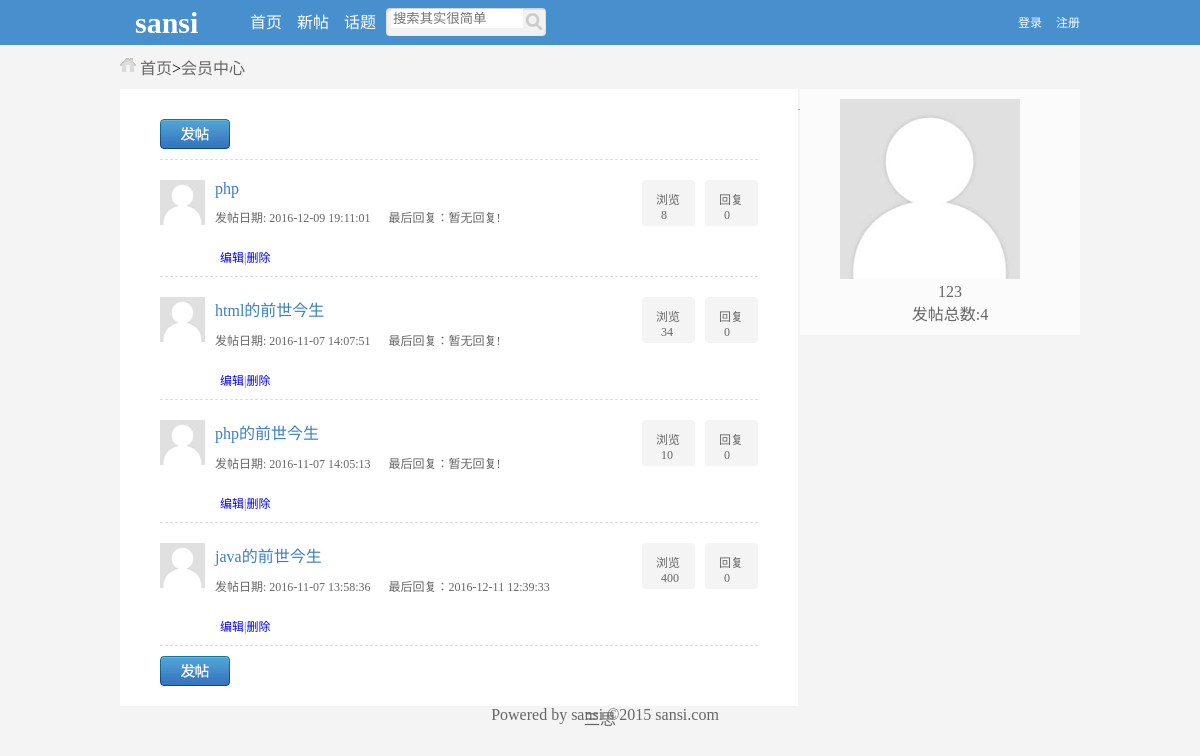
Page /front/member.php?memberid=8 on the committed database.
### tables this page shows
CREATE TABLE `sansi_content` (
  `id` int(10) UNSIGNED NOT NULL COMMENT '帖子的id',
  `son_id` int(10) UNSIGNED NOT NULL COMMENT '子板块id',
  `title` varchar(255) NOT NULL COMMENT '帖子标题',
  `content` text NOT NULL COMMENT '帖子内容',
  `time` datetime NOT NULL COMMENT '发帖时间',
  `member_id` int(11) NOT NULL COMMENT '会员id',
  `times` int(10) UNSIGNED NOT NULL DEFAULT '0' COMMENT '帖子浏览次数'
);

CREATE TABLE `sansi_members` (
  `id` int(10) UNSIGNED NOT NULL COMMENT '会员id号',
  `name` varchar(30) NOT NULL COMMENT '会员登录账号',
  `pwd` varchar(32) NOT NULL COMMENT '会员登录密码',
  `photo` blob,
  `register_time` datetime NOT NULL COMMENT '注册时间',
  `last_time` datetime NOT NULL COMMENT '最后登录时间'
);

### front/father.list.page.php (called while the page is built, shortened)
<?php
function pageList($page_count,$pageSize,$btn_num=3,$page='page'){
    $num = ceil($page_count/$pageSize);
    $array = parse_url($_SERVER['REQUEST_URI']);
    if(isset($array['query'])){
        parse_str($array['query'],$arr_query);
        unset($arr_query[$page]);
        if(empty($arr_query)){
            $url = "{$array['path']}?$page=";
        }else{
            $str = http_build_query($arr_query);
            $url = "{$array['path']}?{$str}&$page=";
        }
    }else{
        $url = "{$array['path']}?$page=";
    }
    $start = ($_GET[$page]-1)*$pageSize;
    $limit = "limit {$start},{$pageSize}";
    $html = '';
if($btn_num >= $num){
    for($i=1;$i<=$num;$i++){
        if($i==$_GET[$page]){
            $html[$i] = "<span class='spandown'>$i </span>";
        }else{
            $html[$i] = "<a href='{$url}{$i}'>$i</a> ";
        }
    }
    }
    $html = implode(' ',$html);
    $date = array('html'=>$html,'limit'=>$limit);
    return $date;
}
?>

### front/member.php (the view, shortened to what this page needs)
<?php
$link = new PDO('mysql:host=localhost;dbname=sansi_admin','root','123456');
    $sql = "select * from sansi_members WHERE id={$_GET['memberid']}";
    $rel = $link->query($sql);
    foreach($rel as $memberrel){
    }
include_once 'header.inc.php';
$sqlcontent = "SELECT COUNT(*) FROM sansi_content WHERE member_id={$_GET['memberid']}";
$res = $link->query($sqlcontent);
$all_count = $res->fetchColumn();
?>
<div class="banner">
    <a href="index.php" class="yy">首页</a>&gt;<a class="tow">会员中心</a>
</div>
<div class="box_content">
    <div class="content1">
        <div class="pages">
            <a href="publish.php" target="_blank" class="publish btns"></a>
                <?php
                include_once 'father.list.page.php';
                $date = pageList($all_count,10,5);
                ?>
        </div>
        <?php
        $content_sql = "select * from sansi_content WHERE member_id={$_GET['memberid']} ORDER BY time DESC {$date['limit']}";
        $content_query = $link->query($content_sql);
        foreach($content_query as $date_content){
        $sqlnunm = "select COUNT(*) from sansi_reply WHERE content_id={$_GET['memberid']}";
        $numrel = $link->query($sqlnunm);
        $num = $numrel->fetchColumn();
        ?>
        <ul class="content_list">
            <li>
                <a href="member.php?memberid=<?php echo $_GET['memberid']; ?>"><img style="width: 45px;" src="<?php if(!$memberrel['photo'] == ''){echo $memberrel['photo']; }else{echo './style/photo.jpg';} ?>"></a>
                <a href="content_show.php?contentid=<?php echo $date_content['id']; ?>" target="_blank" class="a2"><?php echo $date_content['title']; ?></a>
                <p class="p1">回复<span><?php echo $num; ?></span></p>
                <p class="p2">浏览<span><?php echo $date_content['times']; ?></span></p>
                <p class="div_down">发帖日期: <?php echo $date_content['time']?> &nbsp;&nbsp;&nbsp;&nbsp;&nbsp;最后回复：<?php
                    $sqlretime = "select MAX(time) from sansi_reply WHERE content_id={$date_content['id']}";
                    $querytime = $link->query($sqlretime);
                    foreach($querytime as $lastretime){
                        if($lastretime['MAX(time)'] != ''){
                            echo $lastretime['MAX(time)'];
                        }else{
                            echo '暂无回复!';
                        }
                    } ?></p>
                <?php
                $reurl = urlencode($_SERVER['REQUEST_URI']);
                $deleteurl = urlencode('content_delete.php'.'&contentid='.$date_content['id']);
                ?>
                <span class="div_down" style="margin-left: 60px;"><a href="content_update.php?contentid=<?php echo $date_content['id']; ?>" target="_blank">编辑</a>|<a href="tiaozhuan.php?name=<?php echo $date_content['title']; ?>&reurl=<?php echo $reurl; ?>&deleteurl=<?php echo $deleteurl; ?>">删除</a></span>
            </li>
            <?php } ?>
            <div class="bx_bottom">
                <a href="publish.php" target="_blank" class="publish btns"></a>
            </div>
    </div>
    <?php
    $sqlcontentnum = "select count(*) from sansi_content WHERE member_id={$_GET['memberid']}";
    $querynum = $link->query($sqlcontentnum);
    $contentnum = $querynum->fetchColumn();
    ?>
    <div class="right_list">
        <a href="member_photo_update.php"><img  src="<?php if(!$memberrel['photo'] == ''){echo $memberrel['photo']; }else{echo './style/photo.jpg';} ?>" style="margin: 0 0 0 30px;width: 180px;" alt=""></a>
        <span style="text-align: center;width: 280px; margin: 0 auto;"><?php echo $memberrel['name']; ?></span>
        <span style="text-align: center;width: 280px; margin: 0 auto;">发帖总数:<?php echo $contentnum; ?></span>
    </div>
</div>
<?php include_once 'footer.inc.php'; ?>

### front/style/fegister.css (style rules this page uses)
body { background: #f4f4f4; }
body, li, a { margin: 0px; list-style-type: none; text-decoration: none; }
.banner { width: 960px; margin: 10px auto; background:url('style_icon.png') 0 -57px no-repeat; }
.yy { margin-left:20px; }
.banner a { color:#666; }
span { display:inline-block; width:300px; margin:0 0 0 5px; color:#666; }

### front/style/index.css (style rules this page uses)
body { margin: 0px; padding: 0px; background:#f4f4f4 }
a { text-decoration: none; }

### front/style/father_list.css (style rules this page uses)
ul,a { margin:0; padding:0; }
.box_content { width: 960px; margin: 10px auto; }
.content1 { display:inline-block; float:left; width:638px; padding:20px; background: white; }
.pages { height:40px; margin:10px 20px; border-bottom:1px dashed #ddd; }
a.publish { display:block; float:left; width:70px; height:30px; }
a.btns { background:url('bg.png') 0 0 no-repeat; }
.bx_bottom { clear:both; margin:10px 20px; }
.content_list { clear:both; }
li img { float:left; width:45px; margin:0; display:inline; }
.content_list li { margin:10px 20px; padding:10px 0; border-bottom: 1px dashed #ddd; }
.div_down { width:400px; margin-top:10px; font-size:12px; color:#666; margin-left: 10px; display:inline-block; }
.a1,.a2 { color:#3b7fc4; margin-left: 10px; }
.p1,.p2 { float:right; width:35px; height:36px; display:inline-block; margin:0; background: #f4f4f4; color:#666; padding:10px 4px 0 14px; border-radius:4px; font-size:12px; }
.p2 { margin-right:10px; }
.right_list { width:260px; background:#fbfbfb; padding:10px; float:right; }
.right_list a { color:#666; font-size:12px; }

### rows in the picture
sansi_content: title "php", num "0", times "8", time "2016-12-09 19:11:01"
sansi_content: title "html的前世今生", num "0", times "34", time "2016-11-07 14:07:51"
sansi_content: title "php的前世今生", num "0", times "10", time "2016-11-07 14:05:13"
sansi_content: title "java的前世今生", num "0", times "400", time "2016-11-07 13:58:36", MAX "2016-12-11 12:39:33"
sansi_members: name "123"

### other values in the picture
$contentnum "4"
